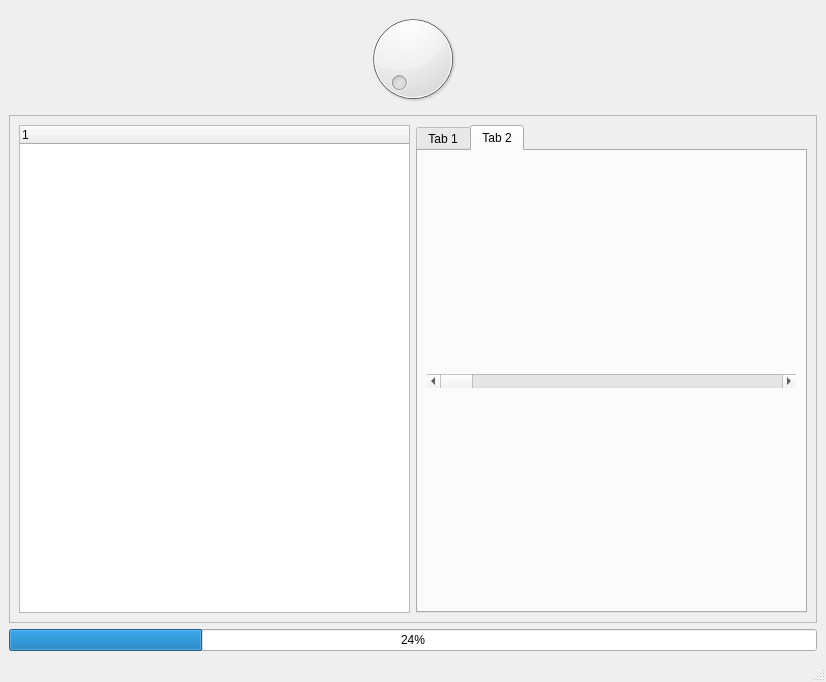
<?xml version="1.0" encoding="UTF-8"?>
<ui version="4.0">
 <class>MainWindow</class>
 <widget class="QMainWindow" name="MainWindow">
  <property name="geometry">
   <rect>
    <x>0</x>
    <y>0</y>
    <width>826</width>
    <height>682</height>
   </rect>
  </property>
  <property name="windowTitle">
   <string>ex</string>
  </property>
  <widget class="QWidget" name="centralwidget">
   <layout class="QVBoxLayout" name="verticalLayout">
    <item>
     <widget class="QDial" name="dial"/>
    </item>
    <item>
     <widget class="QFrame" name="frame">
      <property name="minimumSize">
       <size>
        <width>100</width>
        <height>100</height>
       </size>
      </property>
      <property name="autoFillBackground">
       <bool>true</bool>
      </property>
      <property name="frameShape">
       <enum>QFrame::StyledPanel</enum>
      </property>
      <property name="frameShadow">
       <enum>QFrame::Raised</enum>
      </property>
      <layout class="QHBoxLayout" name="horizontalLayout">
       <item>
        <widget class="QTreeWidget" name="treeWidget">
         <column>
          <property name="text">
           <string notr="true">1</string>
          </property>
         </column>
        </widget>
       </item>
       <item>
        <widget class="QTabWidget" name="tabWidget">
         <property name="currentIndex">
          <number>1</number>
         </property>
         <widget class="QWidget" name="tab">
          <attribute name="title">
           <string>Tab 1</string>
          </attribute>
         </widget>
         <widget class="QWidget" name="tab_2">
          <attribute name="title">
           <string>Tab 2</string>
          </attribute>
          <layout class="QVBoxLayout" name="verticalLayout_2">
           <item>
            <widget class="QScrollBar" name="horizontalScrollBar">
             <property name="orientation">
              <enum>Qt::Horizontal</enum>
             </property>
            </widget>
           </item>
          </layout>
         </widget>
        </widget>
       </item>
      </layout>
     </widget>
    </item>
    <item>
     <widget class="QProgressBar" name="progressBar">
      <property name="value">
       <number>24</number>
      </property>
     </widget>
    </item>
   </layout>
  </widget>
  <widget class="QMenuBar" name="menubar">
   <property name="geometry">
    <rect>
     <x>0</x>
     <y>0</y>
     <width>826</width>
     <height>33</height>
    </rect>
   </property>
  </widget>
  <widget class="QStatusBar" name="statusbar"/>
 </widget>
 <resources/>
 <connections/>
</ui>
